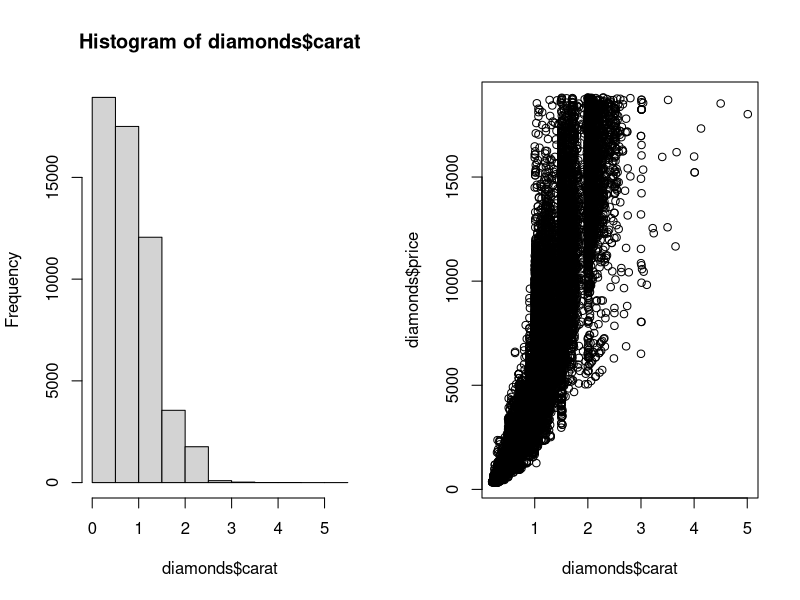

This chart was generated by the following R code:
## ---- chunk 1
x <- c(apple = 10, banana = 20, melon = 30)
x
x[c("melon", "apple")]
## ---- chunk 2
x <- list(apple = c(10, 15), banana = c(20, 25), melon = c(30, 35))
str(x)
x[c("melon", "apple")] |> str()
## ---- chunk 3
x <- data.frame(apple = c(10, 15), banana = c(20, 25), melon = c(30, 35))
x
x[c("melon", "apple")]
## ---- chunk 4
x <- c(5, 2, 3)
order(x)
x[order(x)]
sort(x)
## ---- chunk 5
df <- data.frame(x = 1:2, y = c("k", "l"), z = c(FALSE, TRUE))
df
df[1, c("x", "y")]
df[, c("z", "y")]
## ---- chunk 6
df
df[, "z"]
df[, "z", drop = FALSE]
## ---- chunk 7
df[, "z"]
df["z"]
## ---- chunk 8
df
df[df$x > 1, c("y", "z")]
## ---- chunk 9
df |> subset(x > 1, c(y, z))
## ---- chunk 10
df |> subset(x > 1, c(y, z))
## ---- chunk 11
x <- list(apple = c(10, 15), banana = c(20, 25), melon = c(30, 35))
str(x)
x$melon
x[3]
x[[3]]
x["melon"]
x[["melon"]]
## ---- chunk 12
x <- data.frame(apple = c(10, 15), banana = c(20, 25), melon = c(30, 35))
x
x[["melon"]]
x$melon
## ---- chunk 13
x <- matrix(1:24, ncol = 3)
x
## ---- chunk 14
apply(x, 1, sum) # margin = 1 are the rows
apply(x, 2, sum) # margin = 2 are the columns
## ---- chunk 15
df <- data.frame(a = 1:2, b = 2:3, c = c("a", "z"), d = c("b", "k"))
df
sapply(df, is.numeric)
vapply(df, is.numeric, logical(1))
try(vapply(df, is.numeric, character(1)))
## ---- chunk 16
library(ggplot2)
tapply(diamonds$price, diamonds$cut, mean)
## ---- chunk 17
oldpar <- par(mfrow = c(1, 2))
hist(diamonds$carat)
plot(diamonds$carat, diamonds$price)
par(oldpar)
